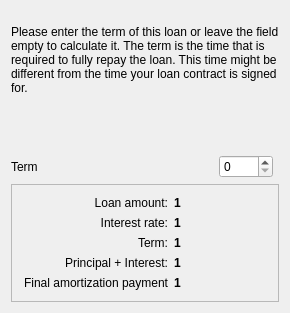
<?xml version="1.0" encoding="UTF-8"?>
<ui version="4.0">
 <class>DurationWizardPage</class>
 <widget class="QWizardPage" name="DurationWizardPage">
  <attribute name="title">
    <string>Duration</string>
  </attribute>
  <layout class="QVBoxLayout">
    <item>
      <widget class="QLabel" name="TextLabel15_2">
        <property name="text">
          <string>
Please enter the term of this loan or leave the field empty to calculate it. The term is the time that is required to fully repay the loan. This time might be different from the time your loan contract is signed for.</string>
        </property>
        <property name="alignment">
          <set>Qt::AlignTop</set>
        </property>
        <property name="wordWrap">
          <bool>true</bool>
        </property>
      </widget>
    </item>
    <item>
      <spacer name="Spacer67_2">
        <property name="sizeHint">
          <size>
            <width>16</width>
            <height>54</height>
          </size>
        </property>
        <property name="sizeType">
          <enum>QSizePolicy::Expanding</enum>
        </property>
        <property name="orientation">
          <enum>Qt::Vertical</enum>
        </property>
      </spacer>
    </item>
    <item>
      <layout class="QHBoxLayout">
        <item>
          <widget class="QLabel" name="TextLabel2_3">
            <property name="sizePolicy">
              <sizepolicy hsizetype="Preferred" vsizetype="Preferred">
                <horstretch>1</horstretch>
                <verstretch>0</verstretch>
              </sizepolicy>
            </property>
            <property name="text">
              <string>Term</string>
            </property>
            <property name="wordWrap">
              <bool>false</bool>
            </property>
          </widget>
        </item>
        <item>
          <widget class="QSpinBox" name="m_durationValueEdit">
                <property name="minimum">
                  <number>0</number>
                </property>
                <property name="maximum">
                  <number>1000</number>
                </property>
            </widget>
        </item>
        <item>
          <widget class="KMyMoneyGeneralCombo" name="m_durationUnitEdit"/>
        </item>
      </layout>
    </item>
    <item>
      <widget class="QFrame" name="Frame3_2_2">
        <property name="frameShape">
          <enum>QFrame::StyledPanel</enum>
        </property>
        <property name="frameShadow">
          <enum>QFrame::Raised</enum>
        </property>
        <layout class="QGridLayout">
          <property name="margin">
            <number>11</number>
          </property>
          <property name="spacing">
            <number>6</number>
          </property>
          <item row="0" column="0">
            <widget class="QLabel" name="TextLabel6_3_2">
              <property name="text">
                <string>Loan amount:</string>
              </property>
              <property name="alignment">
                <set>Qt::AlignVCenter|Qt::AlignRight</set>
              </property>
              <property name="wordWrap">
                <bool>true</bool>
              </property>
            </widget>
          </item>
          <item row="1" column="0">
            <widget class="QLabel" name="TextLabel8_3_2">
              <property name="text">
                <string>Interest rate:</string>
              </property>
              <property name="alignment">
                <set>Qt::AlignVCenter|Qt::AlignRight</set>
              </property>
              <property name="wordWrap">
                <bool>false</bool>
              </property>
            </widget>
          </item>
          <item row="2" column="0">
            <widget class="QLabel" name="TextLabel9_2_2">
              <property name="text">
                <string>Term:</string>
              </property>
              <property name="alignment">
                <set>Qt::AlignVCenter|Qt::AlignRight</set>
              </property>
              <property name="wordWrap">
                <bool>false</bool>
              </property>
            </widget>
          </item>
          <item row="3" column="0">
            <widget class="QLabel" name="TextLabel10_2_2">
              <property name="text">
                <string>Principal + Interest:</string>
              </property>
              <property name="alignment">
                <set>Qt::AlignVCenter|Qt::AlignRight</set>
              </property>
              <property name="wordWrap">
                <bool>false</bool>
              </property>
            </widget>
          </item>
          <item row="4" column="0">
            <widget class="QLabel" name="TextLabel11_3_2">
              <property name="text">
                <string>Final amortization payment</string>
              </property>
              <property name="alignment">
                <set>Qt::AlignVCenter|Qt::AlignRight</set>
              </property>
              <property name="wordWrap">
                <bool>false</bool>
              </property>
            </widget>
          </item>
          <item row="0" column="1">
            <widget class="QLabel" name="m_loanAmount3">
              <property name="font">
                <font>
                  <bold>true</bold>
                </font>
              </property>
              <property name="text">
                <string>1</string>
              </property>
              <property name="textFormat">
                <enum>Qt::PlainText</enum>
              </property>
              <property name="wordWrap">
                <bool>false</bool>
              </property>
            </widget>
          </item>
          <item row="1" column="1">
            <widget class="QLabel" name="m_interestRate3">
              <property name="font">
                <font>
                  <bold>true</bold>
                </font>
              </property>
              <property name="text">
                <string>1</string>
              </property>
              <property name="textFormat">
                <enum>Qt::PlainText</enum>
              </property>
              <property name="wordWrap">
                <bool>false</bool>
              </property>
            </widget>
          </item>
          <item row="2" column="1">
            <widget class="QLabel" name="m_duration3">
              <property name="font">
                <font>
                  <bold>true</bold>
                </font>
              </property>
              <property name="text">
                <string>1</string>
              </property>
              <property name="textFormat">
                <enum>Qt::PlainText</enum>
              </property>
              <property name="wordWrap">
                <bool>false</bool>
              </property>
            </widget>
          </item>
          <item row="3" column="1">
            <widget class="QLabel" name="m_payment3">
              <property name="font">
                <font>
                  <bold>true</bold>
                </font>
              </property>
              <property name="text">
                <string>1</string>
              </property>
              <property name="textFormat">
                <enum>Qt::PlainText</enum>
              </property>
              <property name="wordWrap">
                <bool>false</bool>
              </property>
            </widget>
          </item>
          <item row="4" column="1">
            <widget class="QLabel" name="m_balloon3">
              <property name="font">
                <font>
                  <bold>true</bold>
                </font>
              </property>
              <property name="text">
                <string>1</string>
              </property>
              <property name="textFormat">
                <enum>Qt::PlainText</enum>
              </property>
              <property name="wordWrap">
                <bool>false</bool>
              </property>
            </widget>
          </item>
        </layout>
      </widget>
    </item>
  </layout>
 </widget>
 <resources/>
 <connections/>
 <customwidgets>
  <customwidget>
   <class>KMyMoneyGeneralCombo</class>
   <extends>QWidget</extends>
   <header>kmymoneymvccombo.h</header>
   <container>1</container>
  </customwidget>
 </customwidgets>
 <tabstops>
 </tabstops>
</ui>
